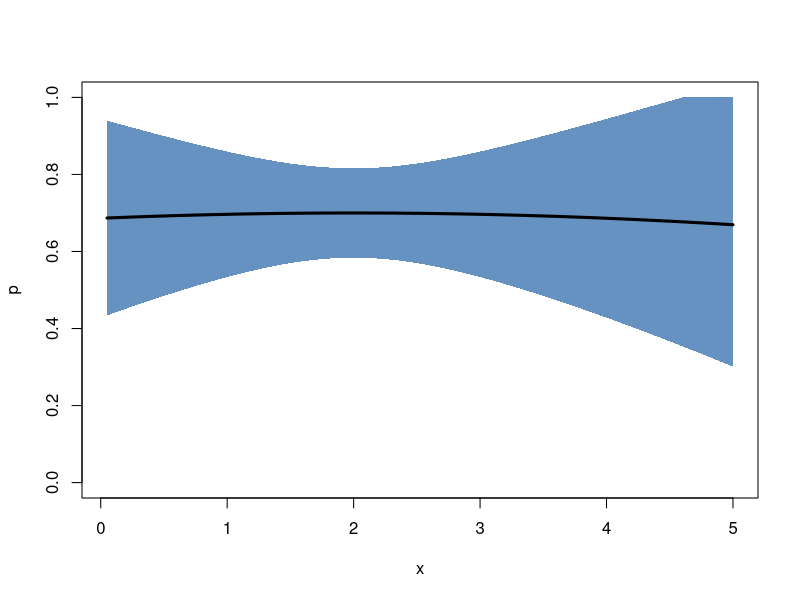
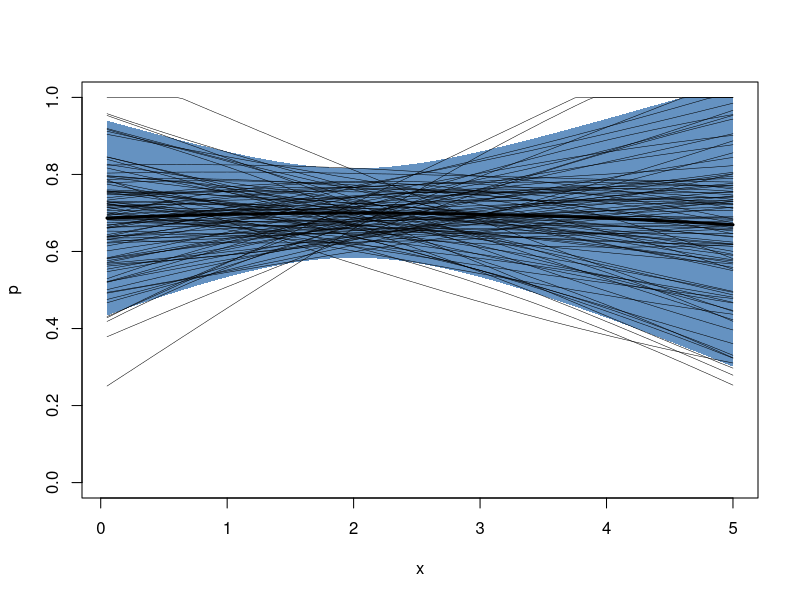
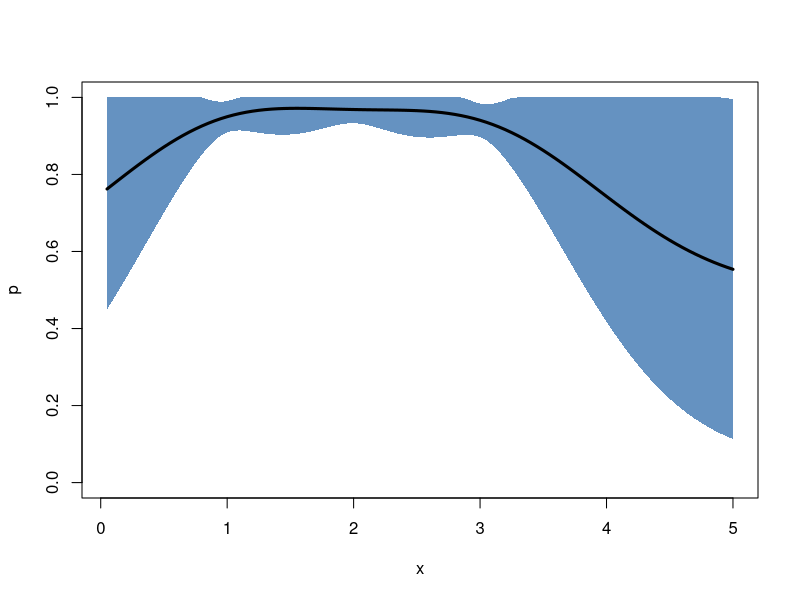
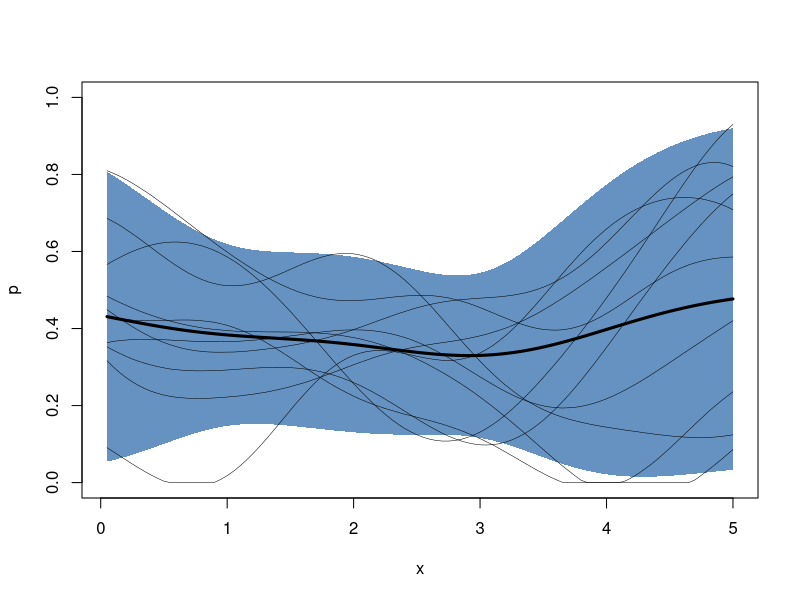
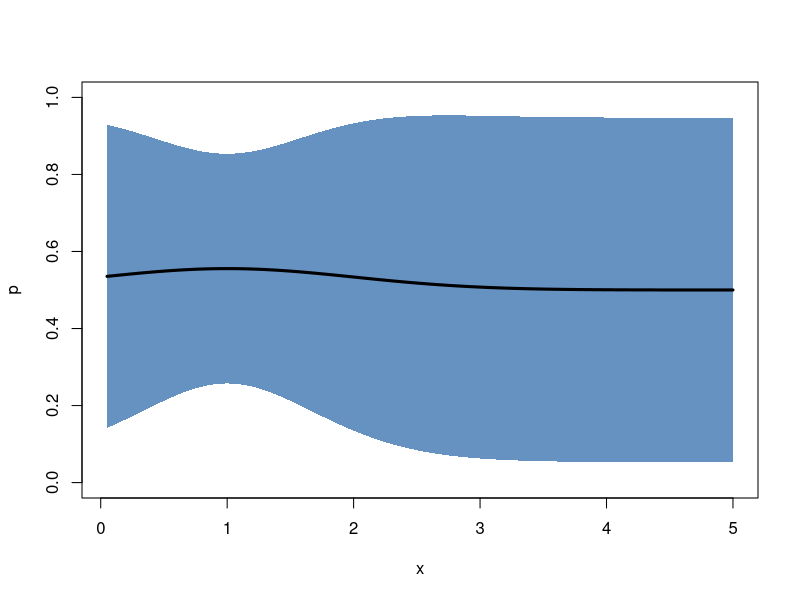

Here is the R script that generated these plots, in order:

require("mvtnorm")
require("Matrix")

new.gp <- function(x, mu.prior, kernelf)
{
  mu <- rep(mu.prior[1], length(x))
  
  gp <- list(x        = x,              # where to evaluate the gp
             kernelf  = kernelf,        # kernel function
             mu.prior = mu.prior,       # prior mean
             mu       = mu,             # mean
             sigma    = as.matrix(nearPD(kernelf(x, x))$mat))
  class(gp) <- "gp"

  return (gp)
}

partially.apply <- function(f, ...) {
  capture <- list(...)
  function(...) {
    do.call(f, c(capture, list(...)))
  }
}

kernel.exponential <- function(l, var)
{
  f <- function(x, y) {
    n <- length(x)
    m <- length(y)
    result      <- matrix(0.0, n*m)
    dim(result) <- c(n, m)
    for (i in 1:n) {
      for (j in 1:m) {
        result[i,j] <- var*exp(-1.0/(2.0*l^2)*(x[i]-y[j])^2)
      }
    }
    return (result)
  }
  return (f)
}

posterior <- function(gp, ...)
{
  UseMethod("posterior")
}

posterior.gp <- function(gp, xp, yp, noise=NULL)
{
  if (length(xp) > 0) {
    k0 <- gp$kernelf(xp, xp)     # K(X , X )
    k1 <- gp$kernelf(xp, gp$x)   # K(X , X*)
    k2 <- t(k1)                  # K(X*, X )
    k3 <- gp$kernelf(gp$x, gp$x) # K(X*, X*)

    mu <- gp$mu.prior

    # add noise to measurements?
    if (is.null(noise)) {
      A <- k0
    }
    else if (length(noise) == 1) {
      A <- k0 + noise
    }
    else {
      A <- k0 + diag(noise)
    }
    L        <- chol(A)
    Linv     <- solve(L)

    gp$mu    <- drop(mu + (k2 %*% Linv) %*% (t(Linv) %*% (yp - mu)))
    gp$sigma <- k3 - (k2 %*% Linv) %*% (t(Linv) %*% k1)

    # the resulting matrix is usually not positive definite due to
    # numerical errors; use nearPD to compute the nearest positive
    # definite matrix
    gp$sigma <- as.matrix(nearPD(gp$sigma)$mat)
  }
  return (gp)
}

samples <- function(gp, ...)
{
  UseMethod("samples")
}

samples.gp <- function(gp, n=1)
{
  x <- rmvnorm(n=n, mean=gp$mu, sigma=gp$sigma, method="chol")

  return (x)
}

bound <- function(line, range=c(0,1))
{
  # bound function values in the inverval given by range
  tmp0 <- sapply(line, function(x) min(x, range[2]))
  tmp1 <- sapply(tmp0, function(x) max(x, range[1]))
  return (tmp1)
}

plot.gp <- function(gp, s=NULL)
{
  col <- rgb(8/255, 81/255, 156/255, alpha=0.625)
  
  plot(gp$x, gp$mu, 'n', xlab="x", ylab="p", ylim=c(0,1))

  var <- diag(gp$sigma)
  z1  <- bound(gp$mu + 2*sqrt(var))
  z2  <- bound(gp$mu - 2*sqrt(var))
  
  polygon(c(gp$x, rev(gp$x)), c(z1, rev(z2)),
     col = col, border = NA)

  lines(gp$x, gp$mu, 'l', lwd=3)

  if (!is.null(s)) {
    # if this is a scalar, then it specifies the number of samples
    if (!is.matrix(s)) {
      s <- samples(gp, s)
    }
    # otherwise it contains already samples
    for (i in 1:dim(s)[1]) {
      lines(gp$x, bound(s[i,]), 'l', lwd=0.5)
    }
  }
}

# Example
################################################################################

gp <- new.gp(1:100/20, 0.0, kernel.exponential(10, 1))

xp <- c(1, 2, 3)
yp <- c(0.7, 0.7, 0.7)
# measurement noise
ep <- c(0.01, 0.01, 0.01)

gp <- posterior(gp, xp, yp, ep)

plot(gp)

plot(gp, samples(gp, 100))

# Experiment
################################################################################

new.experiment <- function(alpha,
                           # the kernel.type is a partially applied
                           # kernel function, which still has a free
                           # variance parameter
                           kernel.type=partially.apply(kernel.exponential, 1.0))
{
  experiment        <- list(alpha       = alpha,       # Dirichlet pseudo counts
                            data        = new.env(),   # experimental data
                            kernel.type = kernel.type) # kernel function
  class(experiment) <- "experiment"

  return (experiment)
}

add.measurement <- function(experiment, ...)
{
  UseMethod("add.measurement")
}

add.measurement.experiment <- function(experiment, x, counts)
{
  key <- toString(x)

  if (is.null(experiment$data[[key]])) {
    experiment$data[[key]] <- counts
  }
  else {
    experiment$data[[key]] <- experiment$data[[key]] + counts
  }
  if (all(experiment$data[[key]] == 0)) {
    rm(list = key, envir=experiment$data)
  }
}

dirichlet.moments <- function(alpha)
{
  expectation <- rep(0, length(alpha))
  variance    <- rep(0, length(alpha))

  alpha0      <- sum(alpha)
  
  for (i in 1:length(alpha)) {
    expectation[i] <- alpha[i]/alpha0
    variance[i]    <- alpha[i]*(alpha0 - alpha[i])/(alpha0^2*(alpha0 + 1))
  }
  
  result <- list(expectation = expectation, variance = variance)

  return (result)
}

posterior.experiment <- function(experiment, x)
{
  # get prior pseudocounts
  alpha             <- experiment$alpha
  # determine prior expectation and standard deviation
  prior.moments     <- dirichlet.moments(alpha)
  # the prior expectation sets the mean of the GP
  prior.expectation <- prior.moments$expectation[1]
  # and the variance is used in the kernel function
  prior.variance    <- prior.moments$variance[1]
  # generate a kernel which is limited by the prior variance
  kernelf           <- experiment$kernel.type(prior.variance)
  # construct the gaussian process
  gp                <- new.gp(x, prior.expectation, kernelf)

  if (length(experiment$data) > 0) {
    # we have measurements...
    xp <- c() # position
    yp <- c() # mean
    ep <- c() # variance

    for (key in ls(envir=experiment$data)) {
      xt      <- as.numeric(key)
      counts  <- experiment$data[[key]]

      moments <- dirichlet.moments(counts + alpha)

      xp <- append(xp, xt)
      yp <- append(yp, moments$expectation[1])
      ep <- append(ep, moments$variance[1])
    }
    # compute the posterior of the gaussian process
    gp <- posterior(gp, xp, yp, ep)
  }

  return (gp)
}

plot.experiment <- function(experiment, x)
{
  gp <- posterior(e, x)
  plot(gp)
}

# Example
################################################################################

e <- new.experiment(c(2.0,2.0))
add.measurement(e, 1, c(100,3))
add.measurement(e, 2, c( 90,1))
add.measurement(e, 3, c(100,4))

gp <- posterior(e, 1:100/20)
plot(gp)

e <- new.experiment(c(2.0,2.0))
add.measurement(e, 1, c( 1,4))
add.measurement(e, 2, c( 1,3))
add.measurement(e, 3, c( 1,6))

gp <- posterior(e, 1:100/20)
plot(gp, samples(gp, 10))

# Information measures
################################################################################

kl.divergence <- function(gp, ...)
{
  UseMethod("kl.divergence")
}

kl.divergence.gp <- function(gp0, gp1)
{
  mu0    <- gp0$mu
  mu1    <- gp1$mu
  sigma0 <- gp0$sigma
  sigma1 <- gp1$sigma

  N      <- length(mu0)

  L0inv  <- solve(chol(sigma0))
  L1inv  <- solve(chol(sigma1))
  
  tmp1   <- log(det((sigma1 %*% L0inv) %*% t(L0inv)))
  tmp2   <- sum(diag(L1inv %*% (t(L1inv) %*% sigma0)))
  tmp3   <- (mu0 - mu1) %*% (L1inv %*% (t(L1inv) %*% (mu0 - mu1)))
  
  return (1/2*drop(tmp1 + tmp2 + tmp3 - N))
}

# Example
################################################################################

e <- new.experiment(c(2.0,2.0))
#add.measurement(e, 1, c( 1,4))
#add.measurement(e, 2, c( 1,3))
gp0 <- posterior(e, 1:100/20)

add.measurement(e, 2, c( 0,1))
gp1 <- posterior(e, 1:100/20)

add.measurement(e, 2.5, c( 0,1))
gp2 <- posterior(e, 1:100/20)

kl.divergence(gp0, gp1)
kl.divergence(gp0, gp2)

# Sampling
################################################################################

library(nnet) # which.is.max

utility <- function(experiment, ...)
{
  UseMethod("utility")
}

utility.experiment <- function(experiment, x)
{
  L   <- length(x) # number of possible stimuli
  gp0 <- posterior(experiment, x)
  ut  <- rep(0.0, L)
  
  for (i in 1:L) {
    add.measurement(experiment, x[i], c( 1, 0))
    gp1 <- posterior(experiment, x)
    add.measurement(experiment, x[i], c(-1, 1))
    gp2 <- posterior(experiment, x)
    add.measurement(experiment, x[i], c( 0,-1))

    p     <- bound(gp0$mu[i], c(0, 1))
    ut[i] <- ut[i] +    p *kl.divergence(gp0, gp1)
    ut[i] <- ut[i] + (1-p)*kl.divergence(gp0, gp2)
  }
  return (ut)
}

sample.with.gt <- function(experiment, x, gt, N=1)
{
  for (i in 1:N) {
    # compute utility for every position
    ut <- utility(experiment, x)
    # select best position; if multiple global maxima exist then
    # choose one of them at random
    k  <- which.is.max(ut)
    # draw a new sample from the ground truth
    counts          <- c(0, 0)
    counts[gt(x[k])] <- 1
    add.measurement(experiment, x[k], counts)
  }
}

new.gt <- function(x, y)
{
  gt <- function(xt) {
    if (runif(1, 0, 1) <= y[x == xt]) {
      return (1)
    }
    else {
      return (2)
    }
  }
  return (gt)
}

# Example
################################################################################

e  <- new.experiment(c(2.0,2.0))
x  <- 1:10/2
gt <- new.gt(x,
             c(0.977895, 0.959606, 0.927331, 0.872769, 0.786948,
               0.666468, 0.523201, 0.388603, 0.307012, 0.327954))

sample.with.gt(e, x, gt)
plot(e, 1:100/20)
